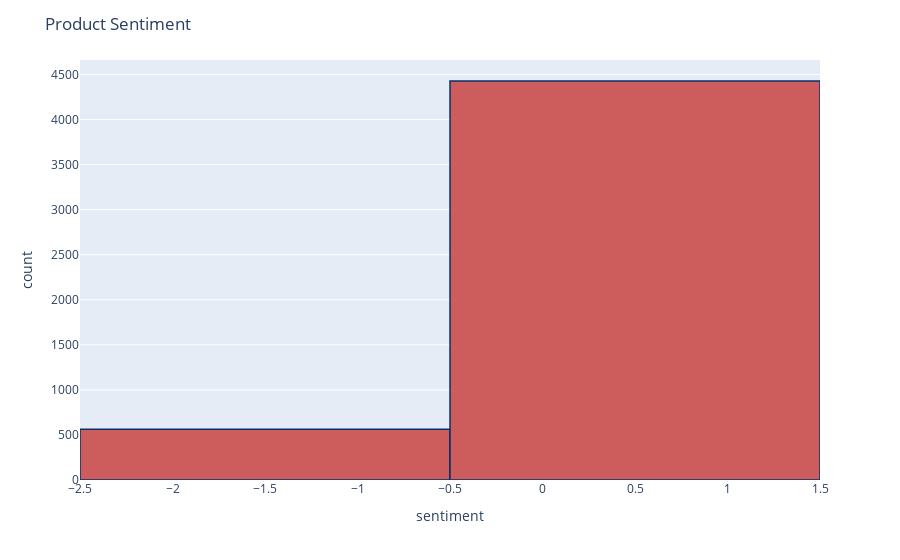

Notebook cell for this chart:
### Code cell
df['sentimentt'] = df['sentiment'].replace({-1 : 'negative'})
df['sentimentt'] = df['sentiment'].replace({1 : 'positive'})
fig = px.histogram(df,x="sentiment")
fig.update_traces(marker_color="indianred",marker_line_color='rgb(8,48,107)',marker_line_width=1.5) 
fig.update_layout(title_text='Product Sentiment')
fig.show()

### Figure 1 — Plotly figure (JSON) as saved in the notebook; plotly's stock layout.template omitted (floating-point values rounded to 4 significant figures; data arrays with more than 128 entries replaced by an {"elided": "..."} marker saying what was removed)
{"data": [{"alignmentgroup": "True", "bingroup": "x", "hovertemplate": "sentiment=%{x}<br>count=%{y}<extra></extra>", "legendgroup": "", "marker": {"color": "indianred", "pattern": {"shape": ""}, "line": {"color": "rgb(8,48,107)", "width": 1.5}}, "name": "", "offsetgroup": "", "orientation": "v", "showlegend": false, "x": {"elided": "4992 int values"}, "xaxis": "x", "yaxis": "y", "type": "histogram"}], "layout": {"xaxis": {"anchor": "y", "domain": [0, 1], "title": {"text": "sentiment"}}, "yaxis": {"anchor": "x", "domain": [0, 1], "title": {"text": "count"}}, "legend": {"tracegroupgap": 0}, "margin": {"t": 60}, "barmode": "relative", "title": {"text": "Product Sentiment"}}}
